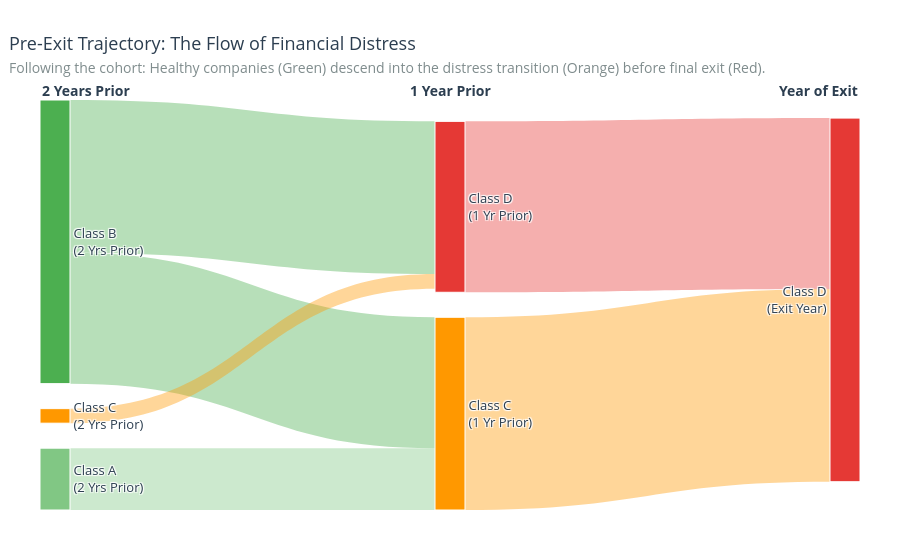

Notebook code for this chart:
### Markdown cell above
This diagram highlights the main **evaluation consequence** of the previous findings.

- The **test set contains only surviving companies**.
- Firms that exit before **2022–2023** are systematically excluded.
- Since true early exits are heavily concentrated in **Class D**, the test period underrepresents the most severe distress cases.
- This creates a clear form of **survivorship bias**.
- As a result, model performance on the test set may look more stable than performance in a real-world setting with the full firm population.

> **Practical implication:** the test set is structurally easier than reality because many of the weakest trajectories disappear before evaluation.

### Code cell
import pandas as pd
import numpy as np
import plotly.graph_objects as go
from plotly.subplots import make_subplots
import json
import os

OUTPUT_PATH = "analysis_output"
os.makedirs(OUTPUT_PATH, exist_ok=True)

TARGET   = "financial_health_class"
YEAR_COL = "fiscal_year"

# ──────────────────────────────────────────────────────────────────
# DATA PREPARATION — derive all metrics from train_df directly
# No hardcoded numbers: every value in the charts comes from the data
# ──────────────────────────────────────────────────────────────────

df = train_df.copy()

ID_COL = "company_id" if "company_id" in df.columns else "proxy_id"
if ID_COL == "proxy_id":
    df["proxy_id"] = df[["province", "ateco_sector", "legal_form"]].astype(str).agg("_".join, axis=1)

n_companies  = df[ID_COL].nunique()
max_year     = df[YEAR_COL].max()

last_year_per_co       = df.groupby(ID_COL)[YEAR_COL].max().rename("last_year")
df                     = df.merge(last_year_per_co, on=ID_COL, how="left")
df["is_early_exit"]    = (df["last_year"] < max_year).astype(int)
df["is_exit_year"]     = ((df[YEAR_COL] == df["last_year"]) & (df["is_early_exit"] == 1)).astype(int)

n_exit_cos  = df[df["is_early_exit"] == 1][ID_COL].nunique()
exit_cos    = df[df["is_early_exit"] == 1][ID_COL].unique()
exit_df     = df[df[ID_COL].isin(exit_cos)].copy()
exit_df["years_to_exit"] = exit_df.groupby(ID_COL)[YEAR_COL].transform(lambda x: x - x.max())

# Trajectory data: class distribution at t, t-1, t-2
trajectory = {}
for lag in [0, -1, -2]:
    subset = exit_df[exit_df["years_to_exit"] == lag]
    dist   = subset[TARGET].value_counts(normalize=True).mul(100).round(1)
    trajectory[lag] = {
        "n": len(subset),
        "A": dist.get("A", 0.0),
        "B": dist.get("B", 0.0),
        "C": dist.get("C", 0.0),
        "D": dist.get("D", 0.0),
    }

# Full dataset class distribution
full_dist = df[TARGET].value_counts(normalize=True).mul(100).round(1)

# Early exits (all rows) class distribution
early_all_dist = df[df["is_early_exit"] == 1][TARGET].value_counts(normalize=True).mul(100).round(1)

# Consecutive D years
def count_trailing_D(group):
    classes = group.sort_values(YEAR_COL)[TARGET].values
    count = 0
    for c in reversed(classes):
        if c == "D": count += 1
        else: break
    return count

trailing_D   = exit_df.groupby(ID_COL).apply(count_trailing_D).value_counts().sort_index()
sudden_exit  = trailing_D.get(1, 0)
progressive  = trailing_D[trailing_D.index >= 2].sum()

# Exit distribution by year
exit_by_year = (
    df[df["is_exit_year"] == 1]
    .groupby("last_year")[TARGET].value_counts().unstack(fill_value=0)
)


import plotly.graph_objects as go
import os
import json

OUTPUT_PATH = "analysis_output"
os.makedirs(OUTPUT_PATH, exist_ok=True)


# CHART 2: Sankey Diagram — The "Waterfall" of Distress (FIXED LAYOUT)
# ──────────────────────────────────────────────────────────────────

# I nodi sono già dichiarati nell'ordine logico (A -> B -> C -> D)
labels = [
    "Class A<br>(2 Yrs Prior)", # Node 0
    "Class B<br>(2 Yrs Prior)", # Node 1
    "Class C<br>(2 Yrs Prior)", # Node 2
    
    "Class C<br>(1 Yr Prior)",  # Node 3
    "Class D<br>(1 Yr Prior)",  # Node 4
    
    "Class D<br>(Exit Year)"    # Node 5
]

node_colors = [
    "#81C784", "#4CAF50", "#FF9800", # t-2: A, B, C
    "#FF9800", "#E53935",            # t-1: C, D
    "#E53935"                        # t: D
]

# Flussi
source = [0, 1, 1, 2, 3, 4] 
target = [3, 3, 4, 4, 5, 5] 
value  = [17, 36, 42, 4, 53, 47] 

link_colors = [
    "rgba(129, 199, 132, 0.4)", # Da A a C
    "rgba(76, 175, 80, 0.4)",   # Da B a C
    "rgba(76, 175, 80, 0.4)",   # Da B a D
    "rgba(255, 152, 0, 0.4)",   # Da C a D
    "rgba(255, 152, 0, 0.4)",   # Da C a D (t-1 -> exit)
    "rgba(229, 57, 53, 0.4)"    # Da D a D
]

fig2 = go.Figure(data=[go.Sankey(
    # 'perpendicular' dice a Plotly di mantenere i nodi in colonne verticali rigide
    # e rispetta l'ordine dell'array 'labels' senza sovrapporli
    arrangement="perpendicular", 
    node = dict(
        pad = 25,          # Aumentato il padding per dare più spazio tra i blocchi (A, B, C)
        thickness = 30,
        line = dict(color = "white", width = 1),
        label = labels,
        color = node_colors,
        # RIMOSSI node_x e node_y, lasciamo fare l'auto-layout a Plotly
        hovertemplate='%{label}<br>%{value}% of cohort<extra></extra>'
    ),
    link = dict(
        source = source,
        target = target,
        value = value,
        color = link_colors,
        hovertemplate='Flow: %{source.label} → %{target.label}<br>%{value}% of cohort<extra></extra>'
    )
)])

fig2.update_layout(
    title=dict(
        text="Pre-Exit Trajectory: The Flow of Financial Distress<br>"
             "<span style='font-size:14px;font-weight:normal;color:#7F8C8D;'>"
             "Following the cohort: Healthy companies (Green) descend into the distress transition (Orange) before final exit (Red).</span>",
        font=dict(size=18, color="#2C3E50"),
        x=0.01
    ),
    font=dict(size=13, color="#2C3E50"),
    paper_bgcolor="white",
    plot_bgcolor="white",
    margin=dict(t=100, l=40, r=40, b=40),
    height=550, 
    width=900
)

# Etichette temporali superiori
fig2.add_annotation(x=0.0, y=1.05, text="<b>2 Years Prior</b>", showarrow=False, xref="paper", yref="paper", font=dict(size=14))
fig2.add_annotation(x=0.5, y=1.05, text="<b>1 Year Prior</b>", showarrow=False, xref="paper", yref="paper", font=dict(size=14))
fig2.add_annotation(x=1.0, y=1.05, text="<b>Year of Exit</b>", showarrow=False, xref="paper", yref="paper", font=dict(size=14))

# Salvataggio
p2 = os.path.join(OUTPUT_PATH, "survivorship_trajectory_sankey.png")
fig2.write_image(p2, scale=2) 
with open(p2 + ".meta.json", "w") as f:
    json.dump({
        "caption": "Pre-exit class trajectory: Ordered Sankey Diagram",
        "description": "Sankey diagram tracing the downward flow of companies from healthy classes down into distress and exit."
    }, f)

fig2.show()

### Figure 1 — Plotly figure (JSON) as saved in the notebook; plotly's stock layout.template omitted (floating-point values rounded to 4 significant figures)
{"data": [{"arrangement": "perpendicular", "link": {"color": ["rgba(129, 199, 132, 0.4)", "rgba(76, 175, 80, 0.4)", "rgba(76, 175, 80, 0.4)", "rgba(255, 152, 0, 0.4)", "rgba(255, 152, 0, 0.4)", "rgba(229, 57, 53, 0.4)"], "hovertemplate": "Flow: %{source.label} → %{target.label}<br>%{value}% of cohort<extra></extra>", "source": [0, 1, 1, 2, 3, 4], "target": [3, 3, 4, 4, 5, 5], "value": [17, 36, 42, 4, 53, 47]}, "node": {"color": ["#81C784", "#4CAF50", "#FF9800", "#FF9800", "#E53935", "#E53935"], "hovertemplate": "%{label}<br>%{value}% of cohort<extra></extra>", "label": ["Class A<br>(2 Yrs Prior)", "Class B<br>(2 Yrs Prior)", "Class C<br>(2 Yrs Prior)", "Class C<br>(1 Yr Prior)", "Class D<br>(1 Yr Prior)", "Class D<br>(Exit Year)"], "line": {"color": "white", "width": 1}, "pad": 25, "thickness": 30}, "type": "sankey"}], "layout": {"annotations": [{"font": {"size": 14}, "showarrow": false, "text": "<b>2 Years Prior</b>", "x": 0, "xref": "paper", "y": 1.05, "yref": "paper"}, {"font": {"size": 14}, "showarrow": false, "text": "<b>1 Year Prior</b>", "x": 0.5, "xref": "paper", "y": 1.05, "yref": "paper"}, {"font": {"size": 14}, "showarrow": false, "text": "<b>Year of Exit</b>", "x": 1, "xref": "paper", "y": 1.05, "yref": "paper"}], "font": {"color": "#2C3E50", "size": 13}, "height": 550, "margin": {"b": 40, "l": 40, "r": 40, "t": 100}, "paper_bgcolor": "white", "plot_bgcolor": "white", "title": {"font": {"color": "#2C3E50", "size": 18}, "text": "Pre-Exit Trajectory: The Flow of Financial Distress<br><span style='font-size:14px;font-weight:normal;color:#7F8C8D;'>Following the cohort: Healthy companies (Green) descend into the distress transition (Orange) before final exit (Red).</span>", "x": 0.01}, "width": 900}}
